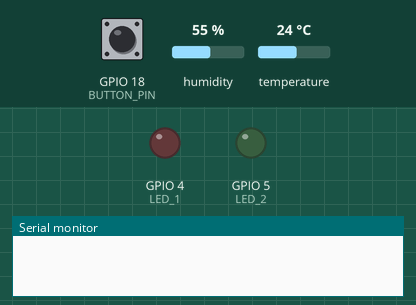
This program was run on a simulated ESP32. Parts: output pins drawn as LEDs (lit = HIGH), the last lines printed to the serial monitor. The inputs (shaded band) are chosen by the test bench; at power-on: GPIO 18 (BUTTON_PIN) HIGH, humidity 55 %, temperature 24 °C.

Above: at 1.2 s.
1.3 s: GPIO 18 (BUTTON_PIN) pulled LOW for 0.15 s
At 2.5 s:
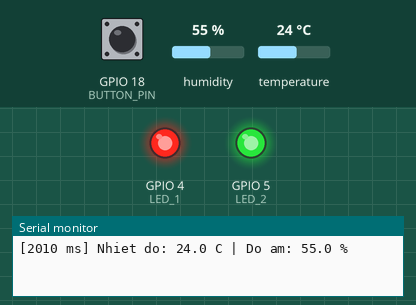
2.9 s: GPIO 18 (BUTTON_PIN) pulled LOW for 1 s
At 3.7 s:
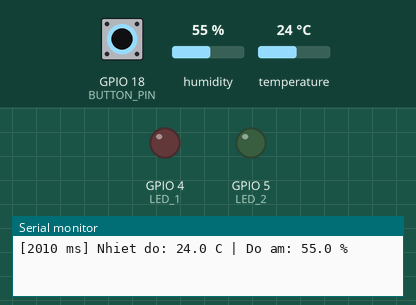
5.4 s: GPIO 18 (BUTTON_PIN) pulled LOW for 3.2 s
At 6.8 s:
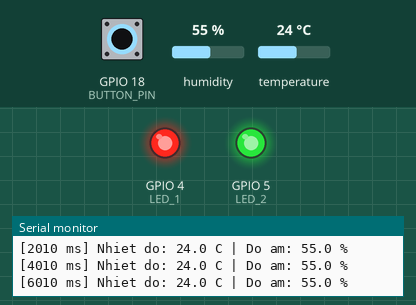
Timing chart, 0 to 8.4 s (numbered marks = the images above; inputs shaded):
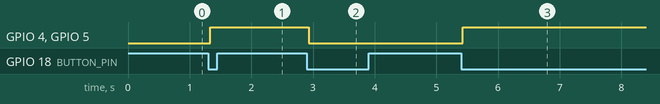

The program:

main.cpp
```cpp
#include <Arduino.h>
#include <DHTesp.h>
#include <freertos/FreeRTOS.h>
#include <freertos/task.h>

constexpr uint8_t BUTTON_PIN = 18;
constexpr uint8_t LED_1 = 4;
constexpr uint8_t LED_2 = 5;
constexpr uint32_t DEBOUNCE_MS = 30;

bool ledState2 = false;
int lastReading = HIGH;
int stableButton = HIGH;
uint32_t lastButtonChange = 0;

void updateButton(uint32_t now)
{
    const int reading = digitalRead(BUTTON_PIN);
    if (reading != lastReading)
    {
        lastReading = reading;
        lastButtonChange = now;
    }
    // Chi dao LED khi nhan xuong on dinh, khong lap lai khi giu nut.
    if (now - lastButtonChange >= DEBOUNCE_MS && reading != stableButton)
    {
        stableButton = reading;
        if (stableButton == LOW)
        {
            ledState2 = !ledState2;
            digitalWrite(LED_1, ledState2);
            digitalWrite(LED_2, ledState2);
        }
    }
}

constexpr uint8_t DHT_PIN = 23;
constexpr uint32_t SAMPLE_MS = 2000;

void readSensorTask(void *)
{
    DHTesp dht;
#ifdef WOKWI_DHT22
    dht.setup(DHT_PIN, DHTesp::DHT22);
#else
    dht.setup(DHT_PIN, DHTesp::DHT11);
#endif
    TickType_t lastWake = xTaskGetTickCount();
    for (;;)
    {
        // Moc tuyet doi: thoi gian doc khong cong don vao chu ky 2 giay.
        // Chi ngu tac vu nay; loop() tren core 1 van quet nut.
        vTaskDelayUntil(&lastWake, pdMS_TO_TICKS(SAMPLE_MS));
        dht.resetTimer(); // Buoc doc moi, khong tra lai mau cache.
        const TempAndHumidity value = dht.getTempAndHumidity();
        if (dht.getStatus() != DHTesp::ERROR_NONE || isnan(value.temperature))
        {
            Serial.printf("[%lu ms] Loi DHT: %s\n",
                          millis(), dht.getStatusString());
        }
        else
        {
            Serial.printf("[%lu ms] Nhiet do: %.1f C | Do am: %.1f %%\n",
                          millis(), value.temperature, value.humidity);
        }
    }
}

void setup()
{
    Serial.begin(115200);
    pinMode(LED_1, OUTPUT);
    digitalWrite(LED_1, LOW);
    pinMode(LED_2, OUTPUT);
    digitalWrite(LED_2, LOW);
    pinMode(BUTTON_PIN, INPUT_PULLUP);
    // ESP32 DevKit: doc DHT tren core 0, loop Arduino chay tren core 1.
    if (xTaskCreatePinnedToCore(readSensorTask, "DHT", 4096, nullptr,
                                1, nullptr, 0) != pdPASS)
    {
        Serial.println("Khong tao duoc tac vu DHT.");
    }
}

void loop()
{
    updateButton(millis());
}
```

Measured:
- after the input at 1.3 s, GPIO 4 (LED_1), GPIO 5 (LED_2): LOW → HIGH at once
- after the input at 2.9 s, GPIO 4 (LED_1), GPIO 5 (LED_2): HIGH → LOW at once
- after the input at 5.4 s, GPIO 4 (LED_1), GPIO 5 (LED_2): LOW → HIGH at once
